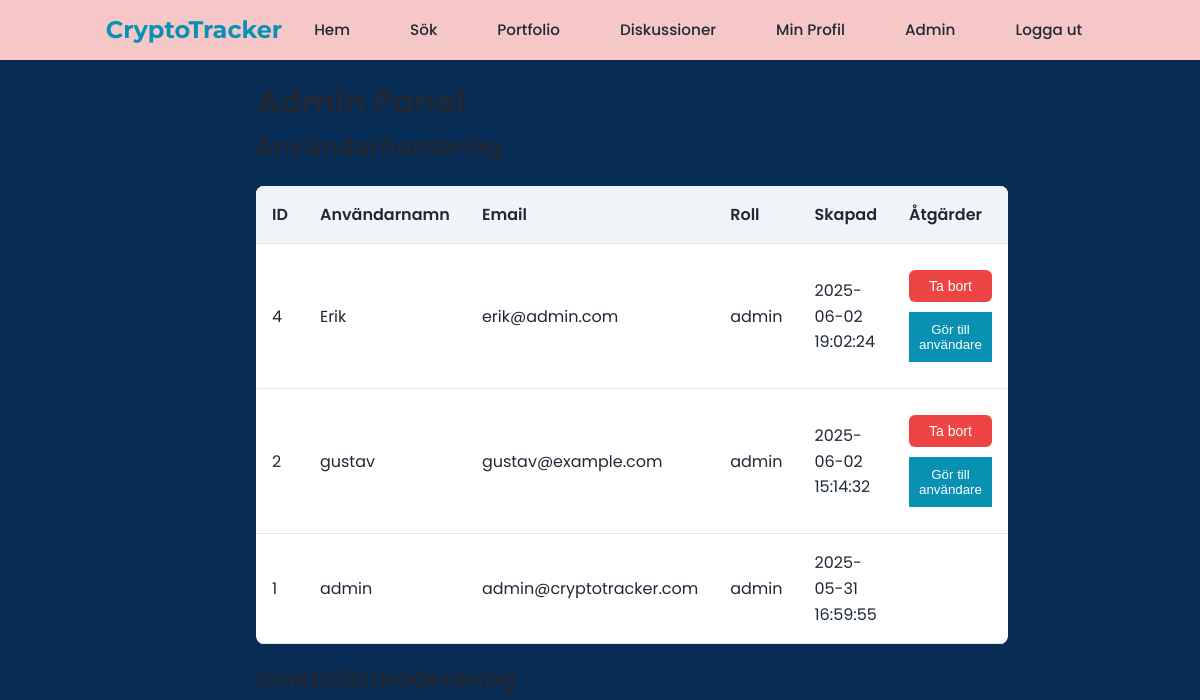
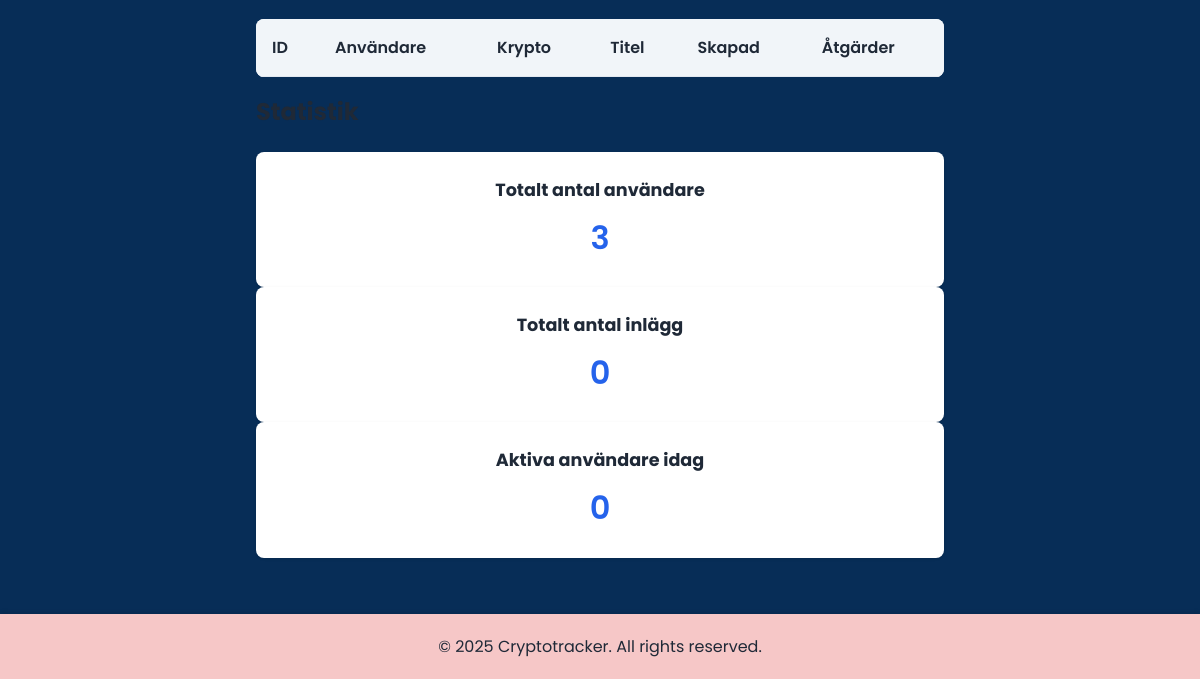
The page /pages/admin.php (signed in) on the database as committed earlier (2 pictures, top to bottom).
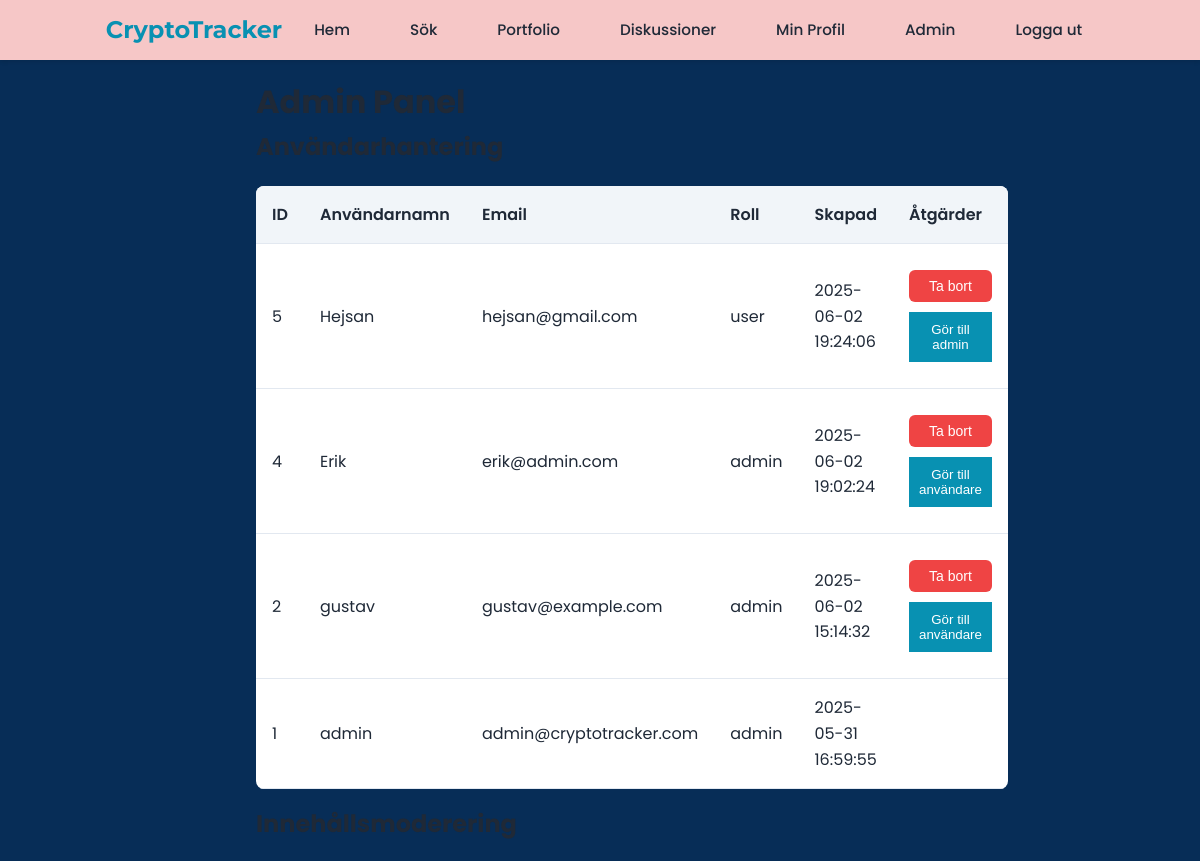
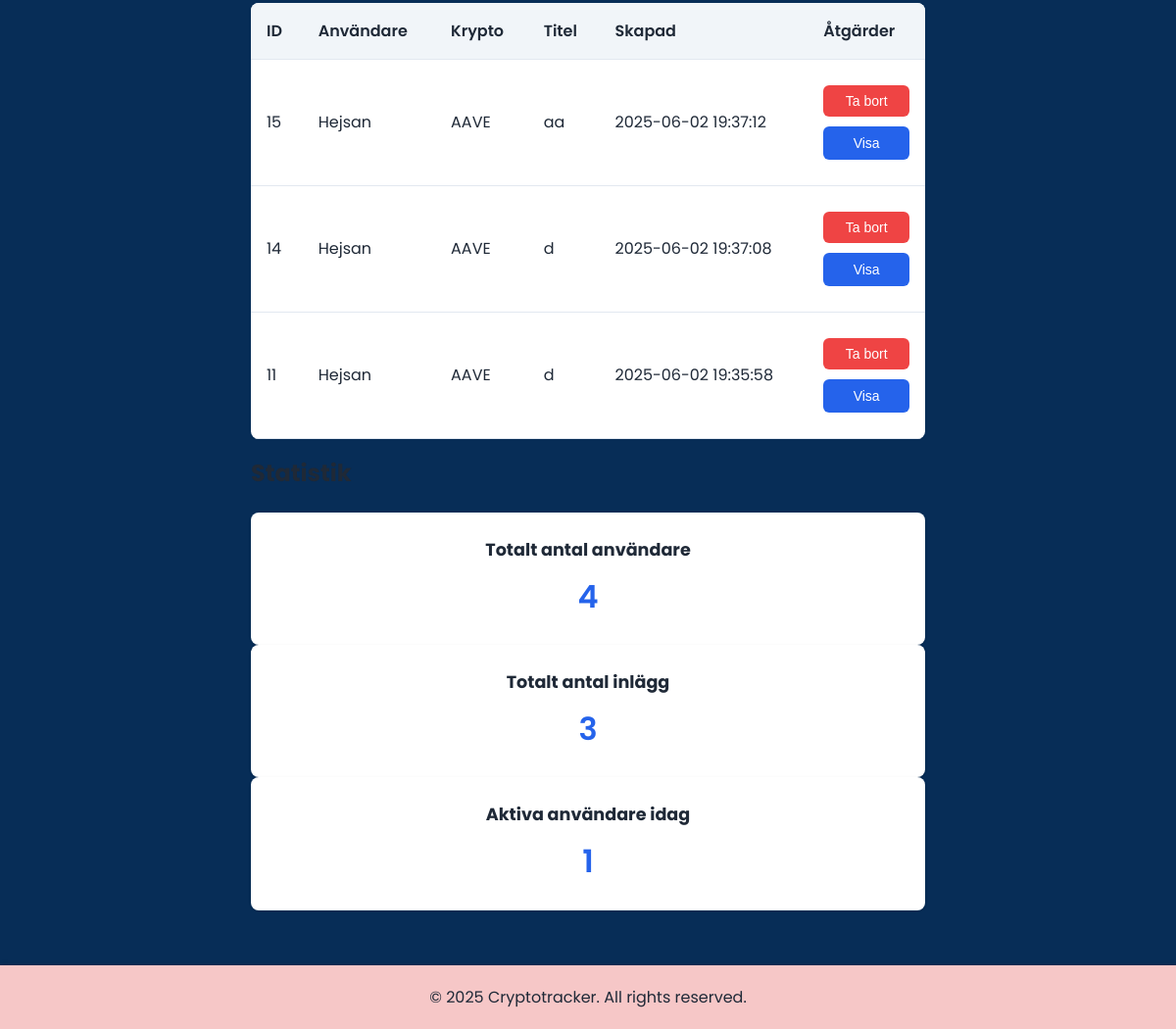
The same page on the database as committed later (2 pictures, top to bottom).
### tables this page shows
CREATE TABLE users (
    id INTEGER PRIMARY KEY AUTOINCREMENT,
    username VARCHAR(50) UNIQUE NOT NULL,
    password VARCHAR(255) NOT NULL,
    email VARCHAR(100) UNIQUE NOT NULL,
    role VARCHAR(20) DEFAULT 'user',
    profile_image VARCHAR(255),
    created_at TIMESTAMP DEFAULT CURRENT_TIMESTAMP
, bio TEXT);

CREATE TABLE posts (
    id INTEGER PRIMARY KEY AUTOINCREMENT,
    user_id INTEGER,
    crypto_symbol VARCHAR(10) NOT NULL,
    title VARCHAR(100) NOT NULL,
    content TEXT NOT NULL,
    image_url VARCHAR(255),
    created_at TIMESTAMP DEFAULT CURRENT_TIMESTAMP,
    FOREIGN KEY (user_id) REFERENCES users(id) ON DELETE CASCADE
);

### pages/admin.php (the view, shortened to what this page needs)
<?php
try {
    $db = new PDO('sqlite:' . __DIR__ . '/../db/crypto_tracker.db');
    $db->setAttribute(PDO::ATTR_ERRMODE, PDO::ERRMODE_EXCEPTION);
    $users = $db->query("SELECT * FROM users ORDER BY created_at DESC")->fetchAll(PDO::FETCH_ASSOC);
    $posts = $db->query("
        SELECT posts.*, users.username
        FROM posts
        JOIN users ON posts.user_id = users.id
        ORDER BY created_at DESC
    ")->fetchAll(PDO::FETCH_ASSOC);
} catch(PDOException $e) {
    $error = "Databasfel: " . $e->getMessage();
}
?>
<!DOCTYPE html>
<html lang="sv">
<head>
    <link rel="stylesheet" href="../css/styles.css">
</head>
<body>
    <?php include '../header.php'; ?>
    <div class="container">
        <h1>Admin Panel</h1>
        <section class="admin-section">
            <h2>Användarhantering</h2>
            <table class="admin-table">
                <thead>
                    <tr>
                        <th>ID</th>
                        <th>Användarnamn</th>
                        <th>Email</th>
                        <th>Roll</th>
                        <th>Skapad</th>
                        <th>Åtgärder</th>
                    </tr>
                </thead>
                <tbody>
                    <?php foreach ($users as $user): ?>
                        <tr>
                            <td><?= htmlspecialchars($user['id']) ?></td>
                            <td><?= htmlspecialchars($user['username']) ?></td>
                            <td><?= htmlspecialchars($user['email']) ?></td>
                            <td><?= htmlspecialchars($user['role']) ?></td>
                            <td><?= htmlspecialchars($user['created_at']) ?></td>
                            <td>
                                <?php if ($user['id'] !== $_SESSION['user_id']): ?>
                                    <form action="../api/admin_actions.php" method="POST" style="display: inline;">
                                        <button type="submit" class="delete-btn">Ta bort</button>
                                    </form>
                                    <form action="../api/admin_actions.php" method="POST" style="display: inline;">
                                        <button type="submit" class="role-btn">
                                            <?= $user['role'] === 'admin' ? 'Gör till användare' : 'Gör till admin' ?>
                                        </button>
                                    </form>
                                <?php endif; ?>
                            </td>
                        </tr>
                    <?php endforeach; ?>
                </tbody>
            </table>
        </section>
        <section class="admin-section">
            <h2>Innehållsmoderering</h2>
            <table class="admin-table">
                <thead>
                    <tr>
                        <th>ID</th>
                        <th>Användare</th>
                        <th>Krypto</th>
                        <th>Titel</th>
                        <th>Skapad</th>
                        <th>Åtgärder</th>
                    </tr>
                </thead>
                <tbody>
                    <?php foreach ($posts as $post): ?>
                        <tr>
                            <td><?= htmlspecialchars($post['id']) ?></td>
                            <td><?= htmlspecialchars($post['username']) ?></td>
                            <td><?= htmlspecialchars($post['crypto_symbol']) ?></td>
                            <td><?= htmlspecialchars($post['title']) ?></td>
                            <td><?= htmlspecialchars($post['created_at']) ?></td>
                            <td>
                                <form action="../api/admin_actions.php" method="POST" style="display: inline;">
                                    <button type="submit" class="delete-btn">Ta bort</button>
                                </form>
                                <button onclick="viewPost(<?= $post['id'] ?>)" class="view-btn">Visa</button>
                            </td>
                        </tr>
                    <?php endforeach; ?>
                </tbody>
            </table>
        </section>
        <section class="admin-section">
            <h2>Statistik</h2>
            <div class="stats-grid">
                <div class="stat-card">
                    <h3>Totalt antal användare</h3>
                    <p><?= count($users) ?></p>
                </div>
                <div class="stat-card">
                    <h3>Totalt antal inlägg</h3>
                    <p><?= count($posts) ?></p>
                </div>
                <div class="stat-card">
                    <h3>Aktiva användare idag</h3>
                    <p>
                        <?php
                        $today = $db->query("
                            SELECT COUNT(DISTINCT user_id) as count
                            FROM posts
                            WHERE date(created_at) = date('now')
                        ")->fetchColumn();
                        echo $today;
                        ?>
                    </p>
                </div>
            </div>
        </section>
    </div>
    <?php include '../php/footer.php'; ?>
</body>
</html>

### header.php (shortened to what this page needs)
<header>
    <nav>
        <div class="logo">
            <a href="/Crypto-Tracker/">CryptoTracker</a>
        </div>
        <ul class="nav-links">
            <li><a href="/Crypto-Tracker/" <?= $_SERVER['REQUEST_URI'] == '/Crypto-Tracker/' ? 'class="active"' : '' ?>>Hem</a></li>
            <li><a href="/Crypto-Tracker/pages/search.php" <?= strpos($_SERVER['REQUEST_URI'], '/search.php') ? 'class="active"' : '' ?>>Sök</a></li>
            <?php if (isset($_SESSION['user_id'])): ?>
                <li><a href="/Crypto-Tracker/pages/portfolio.php" <?= strpos($_SERVER['REQUEST_URI'], '/portfolio.php') ? 'class="active"' : '' ?>>Portfolio</a></li>
                <li><a href="/Crypto-Tracker/pages/discussions.php" <?= strpos($_SERVER['REQUEST_URI'], '/discussions.php') ? 'class="active"' : '' ?>>Diskussioner</a></li>
                <li><a href="/Crypto-Tracker/pages/profile.php" <?= strpos($_SERVER['REQUEST_URI'], '/profile.php') ? 'class="active"' : '' ?>>Min Profil</a></li>
                <?php if (isset($_SESSION['role']) && $_SESSION['role'] === 'admin'): ?>
                    <li><a href="/Crypto-Tracker/pages/admin/dashboard.php" <?= strpos($_SERVER['REQUEST_URI'], '/admin/') ? 'class="active"' : '' ?>>Admin</a></li>
                <?php endif; ?>
                <li><a href="/Crypto-Tracker/pages/logout.php">Logga ut</a></li>
            <?php else: ?>
                <li><a href="/Crypto-Tracker/pages/login.php" <?= strpos($_SERVER['REQUEST_URI'], '/login.php') ? 'class="active"' : '' ?>>Logga in</a></li>
                <li><a href="/Crypto-Tracker/pages/register.php" <?= strpos($_SERVER['REQUEST_URI'], '/register.php') ? 'class="active"' : '' ?>>Registrera</a></li>
            <?php endif; ?>
        </ul>
    </nav>
</header>

### php/footer.php
<footer>
    <p>&copy; 2025 Cryptotracker. All rights reserved.</p>
</footer>

### css/styles.css (style rules this page uses)
:root { --primary-color: #2563eb; --secondary-color: #0891b2; --accent-color: #059669; --danger-color: #ef4444; --background-color: #f8fafc; --text-color: #1f2937; --border-color: #e2e8f0; --card-background: #ffffff; --header-background: #ffffff; --news-border: #e2e8f0; --active-bg: #f0f7ff; --active-text: #1d4ed8; --hover-bg: #f8fafc; --section-bg: #f1f5f9; --crypto-item-hover: rgba(8, 145, 178, 0.05); }
* { margin: 0; padding: 0; box-sizing: border-box; }
body { font-family: 'Poppins', 'Segoe UI', Tahoma, Geneva, Verdana, sans-serif; line-height: 1.6; color: var(--text-color); background-color: #072d57; }
.container { width: 60%; max-width: 1400px; margin: 0 auto; padding: 1.5rem; }
header { background-color: var(--header-background); box-shadow: 0 1px 3px rgba(0,0,0,0.1); padding: 1rem 0; position: sticky; top: 0; z-index: 100; width: 100%; }
nav { display: flex; justify-content: space-between; align-items: center; max-width: 1400px; margin: 0 auto; padding: 0 1.5rem; }
.logo { display: flex; align-items: center; }
.logo a { font-family: 'Montserrat', sans-serif; font-size: 1.5rem; font-weight: 700; color: var(--secondary-color); text-decoration: none; }
.nav-links { display: flex; list-style: none; gap: 1rem; align-items: center; margin: 0; padding: 0; }
.nav-links li a { text-decoration: none; color: var(--text-color); font-weight: 500; font-size: 0.95rem; padding: 0.5rem 0.75rem; border-radius: 0.375rem; transition: all 0.2s ease; display: inline-block; }
@media (max-width: 1200px) { .container { padding: 1rem; } }
@media (min-width: 1025px) { header { position: sticky; top: 0; } }
input, button { display: block; width: 100%; margin: 10px 0; padding: 10px; }
button { background-color: var(--secondary-color); color: white; border: none; cursor: pointer; }
a { color: #007bff; text-decoration: none; }
h2 { font-size: 24px; margin-bottom: 20px; }
header { background: #f6c7c7; box-shadow: 0 2px 4px rgba(0,0,0,0.1); padding: 10px 20px; display: flex; justify-content: space-between; align-items: center; }
header .logo { font-size: 24px; font-weight: bold; }
header nav ul { list-style: none; margin: 0; padding: 0; display: flex; }
header nav ul li { margin-left: 20px; }
header nav ul li a { text-decoration: none; color: #333; transition: color 0.3s ease; }
footer { background: #f6c7c7; text-align: center; padding: 20px; margin-top: 40px; box-shadow: 0 -2px 4px rgba(0,0,0,0.1); }
footer p { margin: 0; }
.delete-btn { background: none; border: none; color: var(--danger-color); font-size: 1.5rem; cursor: pointer; padding: 0.25rem 0.5rem; line-height: 1; border-radius: 4px; transition: all 0.2s ease; }
.view-btn, .delete-btn { padding: 0.5rem 1rem; border-radius: 0.375rem; font-weight: 500; font-size: 0.875rem; transition: all 0.2s ease; cursor: pointer; border: 1px solid transparent; }
.view-btn { background-color: var(--primary-color); color: white; }
.delete-btn { background-color: var(--danger-color); color: white; }
.stat-card { background: var(--card-background); padding: 1.5rem; border-radius: 0.5rem; box-shadow: 0 1px 3px rgba(0, 0, 0, 0.1); text-align: center; }
.stat-card h3 { color: var(--text-color); font-size: 1.1rem; margin-bottom: 0.5rem; }
.stat-card p { font-size: 2rem; font-weight: 600; color: var(--primary-color); }
.admin-table { width: 100%; border-collapse: collapse; margin: 1rem 0; background: var(--card-background); border-radius: 0.5rem; overflow: hidden; }
.admin-table th, .admin-table td { padding: 1rem; text-align: left; border-bottom: 1px solid var(--border-color); }
.admin-table th { background-color: var(--section-bg); font-weight: 600; color: var(--text-color); }

Rows that differ between the two databases and show on the page:
added users: id "5", username "Hejsan", email "hejsan@gmail.com", role "user", created_at "2025-06-02 19:24:06", shows "Gör till admin"
added posts: id "15", user.username "Hejsan", crypto_symbol "AAVE", title "aa", created_at "2025-06-02 19:37:12"
added posts: id "14", user.username "Hejsan", crypto_symbol "AAVE", title "d", created_at "2025-06-02 19:37:08"
added posts: id "11", user.username "Hejsan", crypto_symbol "AAVE", title "d", created_at "2025-06-02 19:35:58"
Other text that changed with them:
count($users): "3" → "4"
count($posts): "0" → "3"
$today: "0" → "1"
